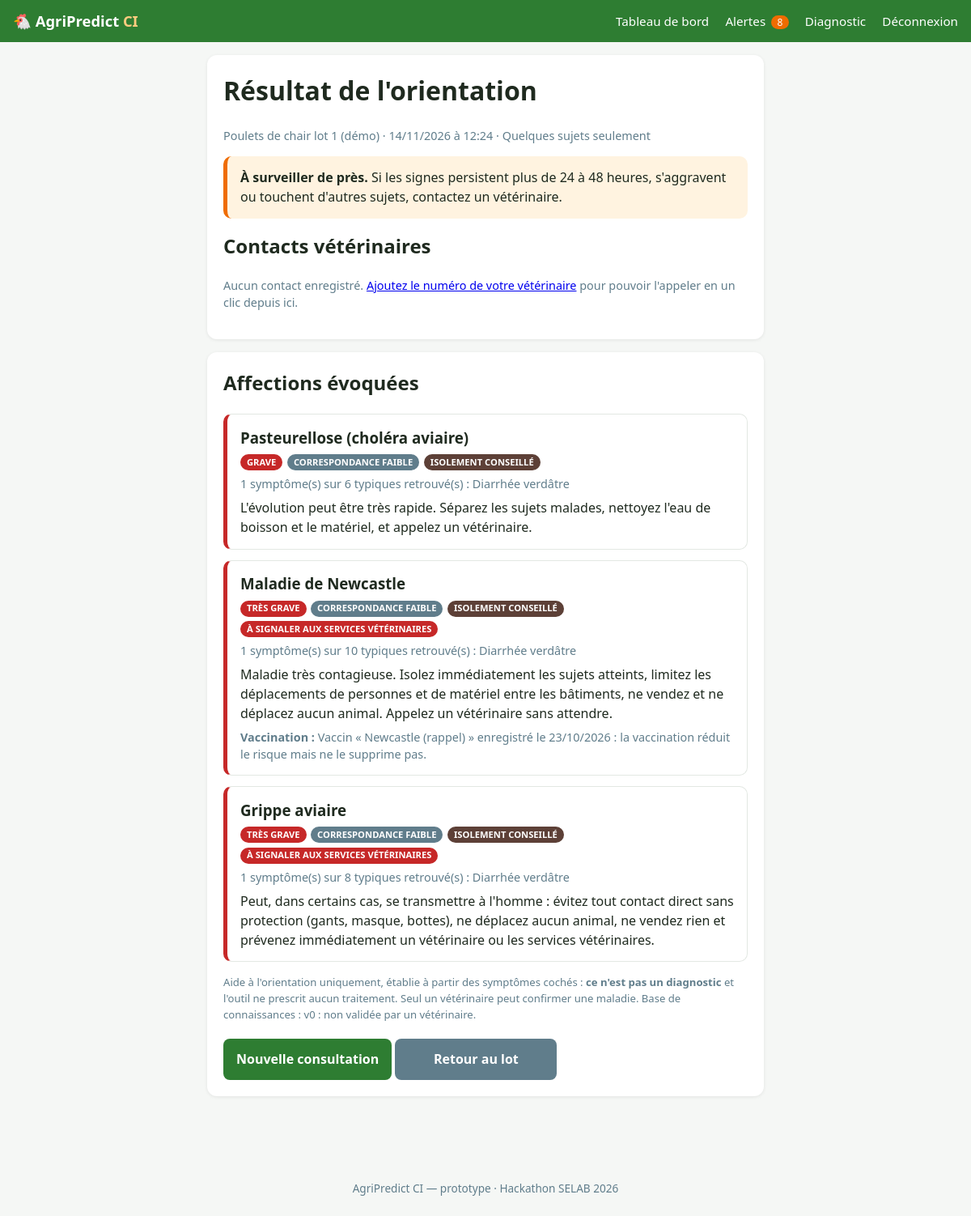
/diagnostic.php?r=1 (signed in), run on the app's committed database.
### tables this page shows
CREATE TABLE `lots` (
  `id` int(11) NOT NULL,
  `elevage_id` int(11) NOT NULL,
  `nom` varchar(120) NOT NULL,
  `type_production` enum('chair','pondeuse') NOT NULL,
  `effectif_initial` int(11) NOT NULL,
  `date_arrivee` date NOT NULL,
  `date_fin` date DEFAULT NULL,
  `statut` enum('en_cours','termine') NOT NULL DEFAULT 'en_cours',
  `est_demo` tinyint(1) NOT NULL DEFAULT 0
);

CREATE TABLE `diagnostics` (
  `id` int(11) NOT NULL,
  `lot_id` int(11) NOT NULL,
  `date_consultation` datetime NOT NULL,
  `symptomes` text NOT NULL,
  `touches` varchar(20) NOT NULL DEFAULT 'quelques',
  `duree_jours` int(11) DEFAULT NULL,
  `resultat` varchar(255) DEFAULT NULL,
  `urgence` varchar(20) NOT NULL DEFAULT 'surveiller'
);

### config/db.php (called while the page is built, shortened)
<?php
function db(): PDO {
    static $pdo = null;
    if ($pdo === null) {
        $pdo = new PDO(
            'mysql:host=' . DB_HOST . ';dbname=' . DB_NAME . ';charset=utf8mb4',
            DB_USER,
            DB_PASS,
            [
                PDO::ATTR_ERRMODE            => PDO::ERRMODE_EXCEPTION,
                PDO::ATTR_DEFAULT_FETCH_MODE => PDO::FETCH_ASSOC,
                PDO::ATTR_EMULATE_PREPARES   => false,
            ]
        );
    }
    return $pdo;
}

### includes/diagnostic.php (called while the page is built, shortened)
<?php
require_once __DIR__ . '/vaccins.php';
function diag_symptomes_plats(): array {
    $out = [];
    foreach (SYMPTOMES as $liste) {
        foreach ($liste as $id => $label) $out[$id] = $label;
    }
    return $out;
}
function diag_contexte_lot(array $lot): array {
    $ctx = ['mortalite_recente' => false, 'vaccins' => []];
    try {
        $st = db()->prepare("SELECT COUNT(*) FROM alertes WHERE lot_id = ? AND type = 'mortalite' AND date_alerte >= ?");
        $st->execute([$lot['id'], date('Y-m-d', strtotime('-7 days'))]);
        $ctx['mortalite_recente'] = (int)$st->fetchColumn() > 0;
    } catch (Throwable $ex) {
    }
    try {
        $ctx['vaccins'] = vaccins_liste((int)$lot['id']);
    } catch (Throwable $ex) {
    }
    return $ctx;
}
function diag_note_vaccin(?string $motCle, array $vaccins): ?string {
    if ($motCle === null) return null;
    $trouves = array_filter($vaccins, fn($v) => stripos($v['nom'], $motCle) !== false);
    $faits = array_filter($trouves, fn($v) => $v['statut'] === 'fait');
    if ($faits) {
        $v = end($faits);
        return "Vaccin « {$v['nom']} » enregistré le " . date('d/m/Y', strtotime($v['date_realisee'])) . " : la vaccination réduit le risque mais ne le supprime pas.";
    }
    return "Le vaccin « $motCle » est prévu mais pas encore réalisé pour ce lot.";
}
function diag_analyser(array $ids, string $touches, array $contexte): array {
    $plats = diag_symptomes_plats();
    $ids = array_values(array_unique(array_filter($ids, fn($i) => isset($plats[$i]))));
    $resultats = [];
    foreach (MALADIES as $cle => $m) {
        $total = array_sum($m['symptomes']);
        $match = 0;
        $communs = [];
        foreach ($ids as $id) {
            if (isset($m['symptomes'][$id])) {
                $match += $m['symptomes'][$id];
                $communs[] = $id;
            }
        }
        if (!$communs || !$ids) continue;
        $couverture = $match / $total;
        $precision  = count($communs) / count($ids);
        $facteur    = min(1, count($communs) / 2);
        $score      = (0.5 * $couverture + 0.5 * $precision) * $facteur;
        $resultats[] = [
            'cle' => $cle, 'nom' => $m['nom'], 'gravite' => $m['gravite'], 'score' => $score,
            'niveau' => $score >= 0.6 ? 'forte' : ($score >= 0.4 ? 'moyenne' : 'faible'),
            'communs' => array_map(fn($i) => $plats[$i], $communs),
            'nb_communs' => count($communs), 'nb_typiques' => count($m['symptomes']),
            'isolement' => $m['isolement'], 'declaration' => $m['declaration'],
            'conseil' => $m['conseil'],
            'vaccin' => diag_note_vaccin($m['vaccin'], $contexte['vaccins'] ?? []),
        ];
    }
    $ordreGravite = ['critique' => 0, 'grave' => 1, 'moderee' => 2];
    usort($resultats, fn($a, $b) => [$b['score'], $ordreGravite[$a['gravite']]] <=> [$a['score'], $ordreGravite[$b['gravite']]]);
    $retenues = array_slice(array_values(array_filter($resultats, fn($r) => $r['score'] >= 0.2)), 0, 3);
    $raisons = [];
    return [
        'urgence'  => $raisons ? 'elevee' : 'surveiller',
        'raisons'  => $raisons,
        'maladies' => $retenues,
    ];
}
function diag_autorise(int $id): ?array {
    $st = db()->prepare(
        'SELECT d.* FROM diagnostics d
         JOIN lots l ON l.id = d.lot_id
         JOIN elevages e ON e.id = l.elevage_id
         WHERE d.id = ? AND e.utilisateur_id = ?'
    );
    $st->execute([$id, $_SESSION['user_id'] ?? 0]);
    return $st->fetch() ?: null;
}
function veterinaires_liste(int $elevageId): array {
    $st = db()->prepare('SELECT id, nom, telephone FROM contacts_veterinaires WHERE elevage_id = ? ORDER BY id');
    $st->execute([$elevageId]);
    return $st->fetchAll();
}

### includes/lots.php (called while the page is built, shortened)
<?php
require_once __DIR__ . '/functions.php';
function elevage_courant(): ?array {
    $st = db()->prepare('SELECT id, nom, localite FROM elevages WHERE utilisateur_id = ? ORDER BY id LIMIT 1');
    $st->execute([$_SESSION['user_id'] ?? 0]);
    return $st->fetch() ?: null;
}
function lot_autorise(int $id): ?array {
    $st = db()->prepare(
        'SELECT l.* FROM lots l
         JOIN elevages e ON e.id = l.elevage_id
         WHERE l.id = ? AND e.utilisateur_id = ?'
    );
    $st->execute([$id, $_SESSION['user_id'] ?? 0]);
    return $st->fetch() ?: null;
}

### includes/functions.php (called while the page is built, shortened)
<?php
require_once __DIR__ . '/../config/db.php';
function e(?string $s): string {
    return htmlspecialchars($s ?? '', ENT_QUOTES, 'UTF-8');
}

### includes/vaccins.php (called while the page is built, shortened)
<?php
require_once __DIR__ . '/lots.php';
function vaccins_liste(int $lotId): array {
    $st = db()->prepare('SELECT * FROM vaccinations WHERE lot_id = ? ORDER BY date_prevue, id');
    $st->execute([$lotId]);
    return $st->fetchAll();
}
function vaccin_statut(array $v, ?string $aujourdhui = null): string {
    if ($v['statut'] === 'fait') return 'fait';
    return 'prevu';
}

### diagnostic.php (the view, shortened to what this page needs)
<?php
require_once __DIR__ . '/includes/diagnostic.php';
$elevage = elevage_courant();
$consultation = null;
if (isset($_GET['r'])) {
    $consultation = diag_autorise((int)$_GET['r']);
    $lotC = lot_autorise((int)$consultation['lot_id']);
    $idsC = array_filter(explode(',', $consultation['symptomes']));
    $res  = diag_analyser($idsC, $consultation['touches'], diag_contexte_lot($lotC));
    $contacts = veterinaires_liste((int)$elevage['id']);
}
require __DIR__ . '/includes/header.php';
?>
<?php if ($consultation): ?>
<div class="card">
    <h1>Résultat de l'orientation</h1>
    <p class="muted">
        <?= e($lotC['nom']) ?> · <?= e(date('d/m/Y à H:i', strtotime($consultation['date_consultation']))) ?>
        · <?= e(DIAG_TOUCHES[$consultation['touches']] ?? '') ?>
    </p>
    <?php if ($res['urgence'] === 'elevee'): ?>
        <div class="urgence urgence-elevee">
            <strong>Contactez un vétérinaire aujourd'hui.</strong>
            <ul>
                <?php foreach ($res['raisons'] as $r): ?><li><?= e($r) ?></li><?php endforeach; ?>
            </ul>
            <p>En attendant : isolez les sujets malades, limitez les déplacements de personnes et de matériel entre les bâtiments, et ne vendez ni ne déplacez d'animaux avant l'avis du vétérinaire.</p>
        </div>
    <?php else: ?>
        <div class="urgence urgence-surveiller">
            <strong>À surveiller de près.</strong>
            Si les signes persistent plus de 24 à 48 heures, s'aggravent ou touchent d'autres sujets, contactez un vétérinaire.
        </div>
    <?php endif; ?>
    <h2>Contacts vétérinaires</h2>
    <?php if ($contacts): ?>
        <?php foreach ($contacts as $c): ?>
            <a class="btn btn-appel" href="tel:<?= e(preg_replace('/[^0-9+]/', '', $c['telephone'])) ?>">
                📞 Appeler <?= e($c['nom']) ?> (<?= e($c['telephone']) ?>)
            </a>
        <?php endforeach; ?>
    <?php else: ?>
        <p class="muted">Aucun contact enregistré. <a href="veterinaires.php">Ajoutez le numéro de votre vétérinaire</a> pour pouvoir l'appeler en un clic depuis ici.</p>
    <?php endif; ?>
</div>
<div class="card">
    <h2>Affections évoquées</h2>
    <?php foreach ($res['maladies'] as $m): ?>
        <div class="maladie maladie-<?= e($m['gravite']) ?>">
            <h3><?= e($m['nom']) ?></h3>
            <p class="puces">
                <span class="badge-niveau badge-<?= $m['gravite'] === 'moderee' ? 'attention' : 'critique' ?>"><?= e(DIAG_GRAVITES[$m['gravite']]) ?></span>
                <span class="badge-niveau">Correspondance <?= e($m['niveau']) ?></span>
                <?php if ($m['isolement']): ?><span class="badge-niveau badge-isole">Isolement conseillé</span><?php endif; ?>
                <?php if ($m['declaration']): ?><span class="badge-niveau badge-critique">À signaler aux services vétérinaires</span><?php endif; ?>
            </p>
            <p class="muted"><?= (int)$m['nb_communs'] ?> symptôme(s) sur <?= (int)$m['nb_typiques'] ?> typiques retrouvé(s) : <?= e(implode(' ; ', $m['communs'])) ?></p>
            <p><?= e($m['conseil']) ?></p>
            <?php if ($m['vaccin']): ?><p class="muted"><strong>Vaccination :</strong> <?= e($m['vaccin']) ?></p><?php endif; ?>
        </div>
    <?php endforeach; ?>
    <p class="note-methode">
        Aide à l'orientation uniquement, établie à partir des symptômes cochés : <strong>ce n'est pas un diagnostic</strong>
        et l'outil ne prescrit aucun traitement. Seul un vétérinaire peut confirmer une maladie.
        Base de connaissances : <?= e(DIAG_BASE_VERSION) ?>.
    </p>
    <a class="btn" href="diagnostic.php?lot=<?= (int)$lotC['id'] ?>">Nouvelle consultation</a>
    <a class="btn btn-secondaire" href="lot.php?id=<?= (int)$lotC['id'] ?>#sante">Retour au lot</a>
</div>
<?php endif; ?>
<?php require __DIR__ . '/includes/footer.php'; ?>

### assets/css/style.css (style rules this page uses)
:root { --vert: #2e7d32; --vert-fonce: #1b5e20; --vert-clair: #e8f5e9; --orange: #ef6c00; --rouge: #c62828; --gris: #607d8b; --fond: #f5f7f5; --carte: #ffffff; --texte: #1f2a1f; --rayon: 12px; }
* { box-sizing: border-box; }
body { margin: 0; font-family: system-ui, -apple-system, "Segoe UI", Roboto, sans-serif; background: var(--fond); color: var(--texte); line-height: 1.5; }
.card { background: var(--carte); border-radius: var(--rayon); padding: 1.25rem; margin-bottom: 1rem; box-shadow: 0 1px 4px rgba(0,0,0,.08); }
.card h1, .card h2 { margin-top: 0; }
.btn { display: inline-block; width: 100%; margin-top: 1.2rem; padding: .85rem 1rem; border: 0; border-radius: 8px; background: var(--vert); color: #fff; font-size: 1rem; font-weight: 600; text-align: center; text-decoration: none; cursor: pointer; }
.btn-secondaire { background: var(--gris); }
.muted { color: var(--gris); font-size: .9rem; }
.badge-niveau { font-size: .7rem; font-weight: 700; text-transform: uppercase; padding: .1rem .5rem; border-radius: 99px; color: #fff; background: var(--gris); }
.badge-critique { background: var(--rouge); }
.urgence { padding: .9rem 1rem; border-radius: 10px; margin-bottom: 1rem; }
.urgence-surveiller { background: #fff3e0; border-left: 5px solid var(--orange); }
.maladie { border: 1px solid #e3e8e3; border-left: 5px solid var(--orange); border-radius: 10px; padding: .9rem 1rem; margin-bottom: .8rem; }
.maladie-grave, .maladie-critique { border-left-color: var(--rouge); }
.maladie h3 { margin: 0 0 .4rem; }
.maladie p { margin: .4rem 0 0; }
.puces { display: flex; flex-wrap: wrap; gap: .35rem; }
.badge-isole { background: #5d4037; }
.note-methode { font-size: .82rem; color: var(--gris); margin: 1rem 0 0; }
@media (min-width: 600px) { .btn { width: auto; min-width: 200px; } }

### data on the page
lots: nom "Poulets de chair lot 1 (démo)"
diagnostics: date_consultation "14/11/2026 à 12:24", touches "Quelques sujets seulement"

### other printed values
$nbAlertes "8"
$m['nom'] "Pasteurellose (choléra aviaire)"
DIAG_GRAVITES[$m['gravite']] "GRAVE"
$m['niveau'] "FAIBLE"
$m['nb_communs'] "1"
$m['nb_typiques'] "6"
implode(' ; ', $m['communs']) "Diarrhée verdâtre"
$m['conseil'] "L'évolution peut être très rapide. Séparez les sujets malades, nettoyez l'eau de boisson et le matériel, et appelez un vétérinaire."
$m['nom'] "Maladie de Newcastle"
DIAG_GRAVITES[$m['gravite']] "TRÈS GRAVE"
$m['nb_typiques'] "10"
$m['vaccin'] "Vaccin « Newcastle (rappel) » enregistré le 23/10/2026 : la vaccination réduit le risque mais ne le supprime pas."
$m['nom'] "Grippe aviaire"
$m['nb_typiques'] "8"
DIAG_BASE_VERSION "v0 : non validée par un vétérinaire"
